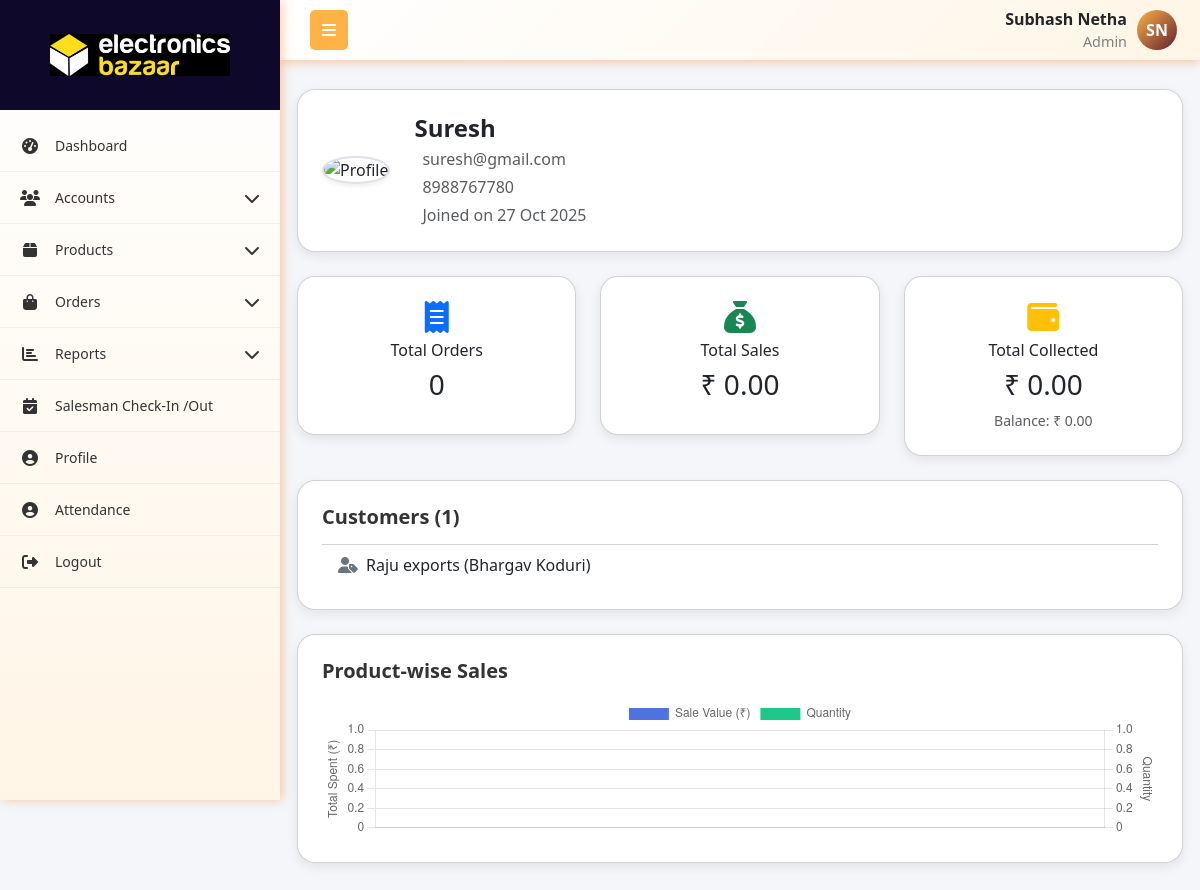
The app's page /salesman/2/report/ (signed in) with its own data.
### App1/models.py (models this page shows, shortened)
class User(models.Model):
    role = models.ForeignKey(Role,on_delete=models.SET_NULL, null=True, related_name="role")
    username = models.CharField(max_length=255, unique=True)
    password = models.CharField(max_length=255)
    first_name = models.CharField(max_length=255)
    last_name = models.CharField(max_length=255,null=True, blank=True)
    email = models.EmailField(unique=True)
    phone_number = models.CharField(max_length=15, unique=True)
    address = models.TextField(null=True, blank=True)
    city = models.CharField(max_length=255,null=True, blank=True)
    state = models.CharField(max_length=255,null=True, blank=True)
    pincode = models.CharField(max_length=10,null=True, blank=True)
    is_active = models.BooleanField(default=True)
    created_at = models.DateTimeField(auto_now_add=True)
    updated_at = models.DateTimeField(auto_now=True)
    profile_picture = models.ImageField(upload_to='profile_pictures/', null=True, blank=True)

class Role(models.Model):
    name = models.CharField(max_length=255, unique=True)
    created_at = models.DateTimeField(auto_now_add=True)
    updated_at = models.DateTimeField(auto_now=True)

class Customer(models.Model):
    user = models.ForeignKey(User, on_delete=models.SET_NULL, null=True, related_name='customers')
    customer_name = models.CharField(max_length=255,null=True,blank=True)
    full_name = models.CharField(max_length=255,null=True,blank=True)
    email = models.EmailField(unique=True, null=True,blank=True)
    phone_number = models.CharField(unique=True, max_length=50, null=True,blank=True)
    shop_type = models.CharField(
        max_length=50,
        choices=[
            ('NMT', 'National Modern Trade'),
            ('MT', 'Modern Trade'),
            ('SMT', 'Semi Modern Trade'),
            ('SPECIAL', 'Speciality Store'),
            ('GT', 'General Trade'),
        ],
        blank=True, null=True
    )
    gst_number = models.CharField(max_length=100,null=True,blank=True)
    shop_name = models.CharField(max_length=255)
    shop_address = models.TextField()
    shop_city = models.CharField(max_length=255)
    shop_district = models.CharField(max_length=255)
    shop_pincode = models.CharField(max_length=50)
    shop_state = models.CharField(max_length=255)
    discount = models.DecimalField(max_digits=5, decimal_places=2, default=0.00)
    is_active = models.BooleanField(default=True)
    is_new = models.BooleanField(default=True)
    is_gst_registered = models.BooleanField(default=False, help_text="Is the customer GST registered?")
    created_at = models.DateTimeField(auto_now_add=True)
    updated_at = models.DateTimeField(auto_now=True)
    weekday_footfall = models.PositiveIntegerField(help_text="Average number of visitors during weekdays",null=True,blank=True)
    weekend_footfall = models.PositiveIntegerField(help_text="Average number of visitors during weekends",null=True,blank=True)
    credit_period = models.CharField(max_length=100,help_text="Credit period in No of Days", null=True, blank=True)
    nature_of_business = models.TextField(blank=True, null=True)
    latitude = models.CharField(max_length=50, blank=True, null=True)
    longitude = models.CharField(max_length=50, blank=True, null=True)

### App1/views.py (the view)
# urls.py: path("salesman/<int:salesman_id>/report/", salesman_report_view, name="salesman_report"),
def salesman_report_view(request, salesman_id):
    current_user, role_permission = get_logged_in_user(request)
    if not current_user:
        return redirect('login')
    salesman = get_object_or_404(User, id=salesman_id, role__name="Salesman")
    customers = Customer.objects.filter(user=salesman)
    customer_count = customers.count()
    orders = SalesOrder.objects.filter(customer__in=customers)
    order_summary = orders.aggregate(
        total_orders=Count("id"),
        total_sales=Sum("grand_total"),
        total_paid=Sum("total_paid"),
        total_balance=Sum("balance_due"),
    )
    product_sales = (
        SaleItem.objects.filter(order__in=orders)
        .values("product__id", "product__name")
        .annotate(total_qty=Sum("quantity"), total_sales=Sum("total"))
        .order_by("-total_sales")
    )
    product_labels = [p["product__name"] for p in product_sales]
    product_values = [float(p["total_sales"]) for p in product_sales]
    product_qty = [int(p["total_qty"]) for p in product_sales]
    context = {
        "current_user": current_user,
        "role_permission": role_permission,
        "salesman": salesman,
        "customers": customers,
        "customer_count": customer_count,
        "orders": orders,
        "order_summary": order_summary,
        "product_sales": list(product_sales),
        "product_labels": json.dumps(product_labels),
        "product_values": json.dumps(product_values),
        "product_qty":json.dumps(product_qty),
    }
    return render(request, "company_admin/salesman_report_view.html", context)

### templates/company_admin/salesman_report_view.html (shortened to what this page needs)
{% extends 'company_admin/base.html' %}
{% load static %}
{% block content %}
<link href="https://cdnjs.cloudflare.com/ajax/libs/font-awesome/6.5.0/css/all.min.css" rel="stylesheet">
<div class="container py-4">
    <div class="card p-4 mb-4">
        <div class="d-flex align-items-center">
            <div class="me-4">
                {% if salesman.profile_picture %}
                    <img src="{{ salesman.profile_picture.url }}"
                        alt="Profile"
                        class="rounded-circle border border-2 shadow-sm"
                        style="width:100px; height:100px; object-fit:cover;">
                {% else %}
                    <img src="{% static 'default-avatar.png' %}"
                        alt="Profile"
                        class="rounded-circle border border-2 shadow-sm"
                        style="width:100px; height:100px; object-fit:cover;">
                {% endif %}
            </div>
            <div>
                <h4 class="mb-1 fw-bold">{{ salesman.first_name }} {{ salesman.last_name }}</h4>
                <p class="text-muted mb-1">{{ salesman.email }}</p>
                <p class="text-muted mb-1">{{ salesman.phone_number }}</p>
                <p class="text-muted mb-0">
                    Joined on {{ salesman.created_at|date:"d M Y" }}
                </p>
            </div>
        </div>
    </div>
    <div class="row text-center mb-4">
        <div class="col-md-4">
            <div class="card kpi-card p-4">
                <i class="fa-solid fa-receipt fa-2x mb-2 text-primary"></i>
                <h6>Total Orders</h6>
                <h3>{{ order_summary.total_orders|default:0 }}</h3>
            </div>
        </div>
        <div class="col-md-4">
            <div class="card kpi-card p-4">
                <i class="fa-solid fa-sack-dollar fa-2x mb-2 text-success"></i>
                <h6>Total Sales</h6>
                <h3>₹ {{ order_summary.total_sales|default:0|floatformat:2 }}</h3>
            </div>
        </div>
        <div class="col-md-4">
            <div class="card kpi-card p-4">
                <i class="fa-solid fa-wallet fa-2x mb-2 text-warning"></i>
                <h6>Total Collected</h6>
                <h3>₹ {{ order_summary.total_paid|default:0|floatformat:2 }}</h3>
                <small class="text-muted">Balance: ₹ {{ order_summary.total_balance|default:0|floatformat:2 }}</small>
            </div>
        </div>
    </div>
    <div class="card p-4 mb-4">
        <h5 class="section-title">Customers ({{ customer_count }})</h5>
        <ul class="list-group list-group-flush">
            {% for customer in customers %}
                <li class="list-group-item d-flex justify-content-between align-items-center">
                    <span><i class="fa-solid fa-user-tag me-2 text-secondary"></i>{{ customer.shop_name }} ({{ customer.full_name }})</span>
                </li>
            {% empty %}
                <li class="list-group-item">No customers assigned.</li>
            {% endfor %}
        </ul>
    </div>
    <div class="card p-4">
        <h5 class="section-title">Product-wise Sales</h5>
        <canvas id="productChart" height="140"></canvas>
    </div>
</div>
<script>
    const productData = {
        labels: JSON.parse('{{ product_labels|safe|escapejs }}'),
        datasets: [
            {
                label: 'Sale Value (₹)',
                data: JSON.parse('{{ product_values|safe|escapejs }}'),
                backgroundColor: '#4e73df',
                borderRadius: 10,
                yAxisID: 'y',
            },
            {
                label: 'Quantity',
                data: JSON.parse('{{ product_qty|safe|escapejs }}'),
                backgroundColor: '#1cc88a',
                borderRadius: 10,
                yAxisID: 'y1',
            }
        ]
    };
    new Chart(document.getElementById('productChart'), {
        type: 'bar',
        data: productData,
        options: {
            responsive: true,
            interaction: {
                mode: 'index',
                intersect: false,
            },
            plugins: {
                legend: { display: true },
                tooltip: {
                    callbacks: {
                        label: function(ctx) {
                            if (ctx.dataset.label === 'Total Spent (₹)') {
                                return "₹ " + ctx.formattedValue;
                            }
                            return "Qty: " + ctx.formattedValue;
                        }
                    }
                }
            },
            scales: {
                y: {
                    beginAtZero: true,
                    position: 'left',
                    title: {
                        display: true,
                        text: 'Total Spent (₹)'
                    }
                },
                y1: {
                    beginAtZero: true,
                    position: 'right',
                    grid: { drawOnChartArea: false },
                    title: {
                        display: true,
                        text: 'Quantity'
                    }
                }
            }
        }
    });
</script>
{% endblock content %}

### templates/company_admin/base.html (shortened to what this page needs)
{% load static %}
<!DOCTYPE html>
<html lang="en">
<head>
    <link href="https://cdnjs.cloudflare.com/ajax/libs/bootstrap/5.3.0/css/bootstrap.min.css" rel="stylesheet">
    <link href="https://cdnjs.cloudflare.com/ajax/libs/font-awesome/6.4.0/css/all.min.css" rel="stylesheet">
    <link rel="stylesheet" href="https://cdn.datatables.net/1.13.4/css/dataTables.bootstrap5.min.css">
    <link rel="stylesheet" href="https://cdn.datatables.net/responsive/2.4.1/css/responsive.bootstrap5.min.css">
    <link rel="stylesheet" href="{% static 'css/alert.css' %}">
</head>
<body>
    <nav class="top-navbar">
        <div class="navbar-container">
            <div class="navbar-left">
                <button class="sidebar-toggle" id="sidebarToggle">
                    <i class="fas fa-bars"></i>
                </button>
            </div>
            <div class="navbar-right me-2">
                <div class="navbar-user-info">
                    <span class="username">{{current_user.first_name}} {{current_user.last_name}}</span>
                    <span class="role">{{current_user.role.name}}</span>
                </div>
                {% if current_user.profile_picture %}
                    <img src="{{ current_user.profile_picture.url }}"
                        alt="{{ current_user.get_full_name }}"
                        class="navbar-profile-img">
                {% else %}
                     <div class="navbar-profile-fallback">
                        {{ current_user.first_name|first|upper }}{{ current_user.last_name|first|upper }}
                    </div>
                {% endif %}
            </div>
        </div>
    </nav>
    <nav class="sidebar" id="sidebar">
        <div class="sidebar-logo-container">
            <img src="{% static 'images/main-logo.jpg' %}" alt="Company Logo"  class="logo">
        </div>
        <ul class="nav flex-column sidebar-nav">
            {% if role_permission.dashboard_v %}
            <li class="nav-item">
                <a class="nav-link" href="{% url 'dashboard' %}">
                    <i class="fas fa-tachometer-alt nav-icon"></i>
                    <span class="nav-text">Dashboard</span>
                </a>
            </li>
            {% endif %}
            {% if role_permission.roles_v or role_permission.users_v or role_permission.customer_v %}
            <li class="nav-item">
                <a class="nav-link" href="#">
                    <i class="fas fa-users nav-icon"></i>
                    <span class="nav-text">Accounts</span>
                    <i class="fas fa-chevron-down arrow"></i>
                </a>
            </li>
            {% endif %}
            {% if role_permission.category_v or role_permission.all_products_v or role_permission.daily_production_v or role_permission.inventory_v %}
            <li class="nav-item">
                <a class="nav-link" href="#">
                    <i class="fas fa-box nav-icon"></i>
                    <span class="nav-text">Products</span>
                    <i class="fas fa-chevron-down arrow"></i>
                </a>
            </li>
            {% endif %}
            {% if role_permission.orders_v %}
            <li class="nav-item">
                <a class="nav-link" href="#">
                    <i class="fas fa-shopping-bag nav-icon"></i>
                    <span class="nav-text">Orders</span>
                    <i class="fas fa-chevron-down arrow"></i>
                </a>
            </li>
            {% endif %}
            {% if role_permission.s_reports_v or role_permission.c_reports_v %}
            <li class="nav-item">
                <a class="nav-link" href="#">
                    <i class="fas fa-chart-bar nav-icon"></i>
                    <span class="nav-text">Reports</span>
                    <i class="fas fa-chevron-down arrow"></i>
                </a>
            </li>
            {% endif %}
            {% if current_user.role.name == 'Admin' %}
            <li class="nav-item">
                <a class="nav-link" href="{% url 'salesman_visit_list' %}">
                    <i class="fas fa-calendar-check nav-icon"></i>
                    <span class="nav-text">Salesman Check-In /Out</span>
                </a>
            </li>
            {% endif %}
            <li class="nav-item">
                <a class="nav-link" href="{% url 'profile' %}">
                    <i class="fas fa-user-circle nav-icon"></i>
                    <span class="nav-text">Profile</span>
                </a>
            </li>
            <li class="nav-item">
                <a class="nav-link" href="{% url 'attendance' %}">
                    <i class="fas fa-user-circle nav-icon"></i>
                    <span class="nav-text">Attendance</span>
                </a>
            </li>
            <li class="nav-item">
                <a class="nav-link" href="{% url 'logout' %}" onclick="return confirm('Are you sure?');" >
                    <i class="fas fa-sign-out-alt nav-icon"></i>
                    <span class="nav-text">Logout</span>
                </a>
            </li>
        </ul>
    </nav>
    <main class="main-content" id="mainContent">
        {% block content %}{% endblock %}
    </main>
</body>
</html>

### records on screen
User: first_name "Subhash", last_name "Netha", role.name "Admin", first_name|first "S", last_name|first "N"
User: first_name "Suresh", email "suresh@gmail.com", phone_number "8988767780", created_at "27 Oct 2025"
Customer: shop_name "Raju exports", full_name "Bhargav Koduri"

### other values on screen
{{ order_summary.total_orders|default:0 }} "0"
{{ order_summary.total_sales|default:0|floatformat:2 }} "0.00"
{{ order_summary.total_paid|default:0|floatformat:2 }} "0.00"
{{ order_summary.total_balance|default:0|floatformat:2 }} "0.00"
{{ customer_count }} "1"
